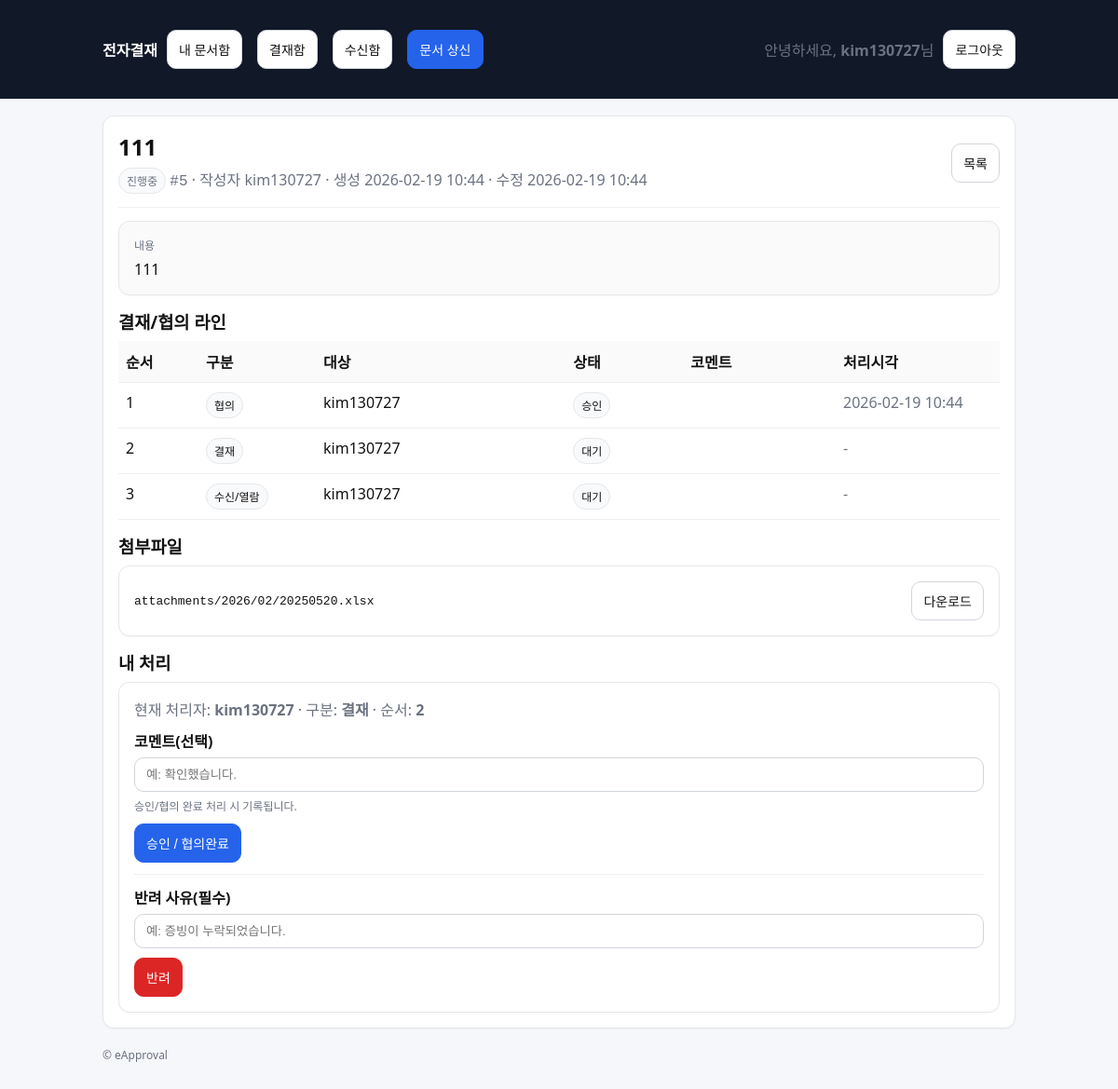
Screenshot of /approvals/5/ (signed in) with the database file from the repository.
### approvals/models.py (models this page shows, shortened)
class Document(models.Model):
    class Status(models.TextChoices):
        DRAFT = "DRAFT", "임시"
        SUBMITTED = "SUBMITTED", "상신"
        IN_PROGRESS = "IN_PROGRESS", "진행중"
        REJECTED = "REJECTED", "반려"
        COMPLETED = "COMPLETED", "완료"
    title = models.CharField(max_length=200)
    content = models.TextField(blank=True)
    created_by = models.ForeignKey(
        settings.AUTH_USER_MODEL, on_delete=models.PROTECT, related_name="docs_created"
    )
    status = models.CharField(max_length=20, choices=Status.choices, default=Status.DRAFT)
    current_line_order = models.PositiveIntegerField(default=1)
    created_at = models.DateTimeField(auto_now_add=True)
    updated_at = models.DateTimeField(auto_now=True)

class DocumentLine(models.Model):
    class Role(models.TextChoices):
        CONSULT = "CONSULT", "협의"
        APPROVE = "APPROVE", "결재"
        RECEIVE = "RECEIVE", "수신/열람"
    class Decision(models.TextChoices):
        PENDING = "PENDING", "대기"
        APPROVED = "APPROVED", "승인"
        REJECTED = "REJECTED", "반려"
        READ = "READ", "열람"
    document = models.ForeignKey(Document, on_delete=models.CASCADE, related_name="lines")
    role = models.CharField(max_length=10, choices=Role.choices)
    order = models.PositiveIntegerField()
    user = models.ForeignKey(settings.AUTH_USER_MODEL, on_delete=models.PROTECT)
    decision = models.CharField(max_length=10, choices=Decision.choices, default=Decision.PENDING)
    comment = models.CharField(max_length=300, blank=True)
    acted_at = models.DateTimeField(null=True, blank=True)
    class Meta:
        ordering = ["order", "id"]

class Attachment(models.Model):
    document = models.ForeignKey(Document, on_delete=models.CASCADE, related_name="attachments")
    file = models.FileField(upload_to=attachment_upload_to)
    uploaded_by = models.ForeignKey(settings.AUTH_USER_MODEL, on_delete=models.PROTECT)
    created_at = models.DateTimeField(auto_now_add=True)

### approvals/views.py (the view)
# urls.py: path("approvals/<int:doc_id>/", views.doc_detail, name="doc_detail"),
@login_required
def doc_detail(request, doc_id: int):
    doc = get_object_or_404(Document, id=doc_id)
    if not can_view_document(request.user, doc):
        raise Http404
    if doc.status == Document.Status.COMPLETED:
        mark_read(doc=doc, actor=request.user)
    current_line = doc.lines.filter(order=doc.current_line_order, decision="PENDING").first()
    can_act = bool(current_line) and (current_line.user_id == request.user.id or request.user.is_superuser)
    return render(
        request,
        "approvals/doc_detail.html",
        {"doc": doc, "current_line": current_line, "can_act": can_act},
    )

### approvals/permissions.py (called while the page is built, shortened)
def can_view_document(user, doc: Document) -> bool:
    if not user.is_authenticated:
        return False
    if user.is_superuser:
        return True

### templates/approvals/doc_detail.html (shortened to what this page needs)
{% extends "base.html" %}
{% block content %}
  <div class="card">
    <div class="row" style="justify-content:space-between;">
      <div>
        <h2 style="margin:0;">{{ doc.title }}</h2>
        <div class="muted" style="margin-top:6px;">
          <span class="badge">{{ doc.get_status_display }}</span>
          <span class="mono">#{{ doc.id }}</span>
          · 작성자 {{ doc.created_by.username }}
          · 생성 {{ doc.created_at|date:"Y-m-d H:i" }}
          · 수정 {{ doc.updated_at|date:"Y-m-d H:i" }}
        </div>
      </div>
      <div>
        <a class="btn" href="{% url 'approvals:doc_list' %}">목록</a>
      </div>
    </div>
    <hr style="border:none; border-top:1px solid #eee; margin:14px 0;">
    <div class="card" style="background:#fafafa;">
      <div class="muted" style="font-size:12px; margin-bottom:6px;">내용</div>
      <div style="white-space:pre-wrap;">{{ doc.content|default:"(내용 없음)" }}</div>
    </div>
    <div style="margin-top:14px;">
      <h3 style="margin:0 0 8px 0;">결재/협의 라인</h3>
      <table class="table">
        <thead>
          <tr>
            <th style="width:70px;">순서</th>
            <th style="width:110px;">구분</th>
            <th>대상</th>
            <th style="width:110px;">상태</th>
            <th>코멘트</th>
            <th style="width:160px;">처리시각</th>
          </tr>
        </thead>
        <tbody>
          {% for line in doc.lines.all %}
          <tr>
            <td>{{ line.order }}</td>
            <td><span class="badge">{{ line.get_role_display }}</span></td>
            <td>{{ line.user.username }}</td>
            <td><span class="badge">{{ line.get_decision_display }}</span></td>
            <td class="muted">{{ line.comment|default:"" }}</td>
            <td class="muted">
              {% if line.acted_at %}{{ line.acted_at|date:"Y-m-d H:i" }}{% else %}-{% endif %}
            </td>
          </tr>
          {% empty %}
          <tr><td colspan="6" class="muted">라인이 없습니다.</td></tr>
          {% endfor %}
        </tbody>
      </table>
    </div>
    <div style="margin-top:14px;">
      <h3 style="margin:0 0 8px 0;">첨부파일</h3>
      <div class="card">
        {% for att in doc.attachments.all %}
          <div class="row" style="justify-content:space-between;">
            <div class="mono" style="font-size:13px;">{{ att.file.name }}</div>
            <a class="btn" href="{% url 'approvals:attachment_download' att.id %}">다운로드</a>
          </div>
        {% empty %}
          <div class="muted">첨부파일이 없습니다.</div>
        {% endfor %}
      </div>
    </div>
    <div style="margin-top:14px;">
      <h3 style="margin:0 0 8px 0;">내 처리</h3>
      {% if can_act %}
        <div class="card">
          <div class="muted" style="margin-bottom:10px;">
            현재 처리자: <strong>{{ current_line.user.username }}</strong>
            · 구분: <strong>{{ current_line.get_role_display }}</strong>
            · 순서: <strong>{{ current_line.order }}</strong>
          </div>
          <form method="post" action="{% url 'approvals:act_approve' doc.id %}">
            <div class="field">
              <label for="comment_approve">코멘트(선택)</label>
              <input id="comment_approve" type="text" name="comment" placeholder="예: 확인했습니다." />
              <div class="help">승인/협의 완료 처리 시 기록됩니다.</div>
            </div>
            <button class="btn btn-primary" type="submit">승인 / 협의완료</button>
          </form>
          <hr style="border:none; border-top:1px solid #eee; margin:12px 0;">
          <form method="post" action="{% url 'approvals:act_reject' doc.id %}">
            <div class="field">
              <label for="comment_reject">반려 사유(필수)</label>
              <input id="comment_reject" type="text" name="comment" placeholder="예: 증빙이 누락되었습니다." required />
            </div>
            <button class="btn btn-danger" type="submit">반려</button>
          </form>
        </div>
      {% else %}
        <div class="card muted">
          현재 문서에 대해 처리할 권한(내 대기 라인)이 없습니다.
        </div>
      {% endif %}
    </div>
  </div>
{% endblock %}

### templates/base.html (shortened to what this page needs)
<!doctype html>
<html lang="ko">
<head>
</head>
<body>
  <header>
    <div class="wrap">
      <nav>
        <a href="{% url 'approvals:home' %}"><strong>전자결재</strong></a>
        <a class="btn" href="{% url 'approvals:doc_list' %}">내 문서함</a>
        <a class="btn" href="{% url 'approvals:inbox' %}">결재함</a>
        <a class="btn" href="{% url 'approvals:received' %}">수신함</a>
        <a class="btn btn-primary" href="{% url 'approvals:doc_create' %}">문서 상신</a>
        {% if user.is_authenticated %}
          <span class="muted">안녕하세요, <strong>{{ user.username }}</strong>님</span>
          <form method="post" action="{% url 'accounts:logout' %}" style="display:inline;">
            <button class="btn" type="submit">로그아웃</button>
          </form>
        {% else %}
          <a class="btn" href="{% url 'accounts:login' %}">로그인</a>
          <a class="btn btn-primary" href="{% url 'accounts:signup' %}">회원가입</a>
        {% endif %}
      </nav>
    </div>
  </header>
  <main class="wrap">
    {% block content %}{% endblock %}
    <footer class="muted">
      <div>© eApproval</div>
    </footer>
  </main>
</body>
</html>

### templates/base.html (style rules this page uses)
body { font-family: system-ui, -apple-system, Segoe UI, Roboto, "Noto Sans KR", Arial, sans-serif; margin:0; background:#f6f7fb; color:#111; }
header { background:#111827; color:#fff; padding:14px 18px; }
header a { color:#fff; text-decoration:none; }
.wrap { max-width: 980px; margin: 0 auto; padding: 18px; }
nav { display:flex; gap:10px; flex-wrap:wrap; align-items:center; }
.card { background:#fff; border:1px solid #e5e7eb; border-radius:12px; padding:16px; box-shadow: 0 1px 2px rgba(0,0,0,0.04); }
.btn { display:inline-block; padding:10px 12px; border-radius:10px; border:1px solid #d1d5db; background:#fff; text-decoration:none; color:#111; font-size:14px; }
.btn-primary { background:#2563eb; border-color:#2563eb; color:#fff; }
.btn-danger { background:#dc2626; border-color:#dc2626; color:#fff; }
.btn + .btn { margin-left: 6px; }
.muted { color:#6b7280; }
.mono { font-family: ui-monospace, SFMono-Regular, Menlo, Monaco, Consolas, "Liberation Mono", "Courier New", monospace; }
.table { width:100%; border-collapse: collapse; }
.table th, .table td { border-bottom:1px solid #eee; padding:10px 8px; text-align:left; vertical-align:top; }
.table th { background:#fafafa; font-weight:600; }
.badge { display:inline-block; padding:4px 8px; border-radius:999px; font-size:12px; border:1px solid #e5e7eb; background:#f9fafb; }
.row { display:flex; gap:10px; flex-wrap:wrap; align-items:center; }
.field { margin: 10px 0; }
label { display:block; font-weight:600; margin-bottom:6px; }
input[type="text"], input[type="password"], textarea, select { width: 100%; box-sizing:border-box; padding:10px 12px; border-radius:10px; border:1px solid #d1d5db; background:#fff; }
.help { font-size:12px; color:#6b7280; margin-top:6px; }
footer { padding: 20px 0; color:#6b7280; font-size:12px; }

### rows the page displays
Document: title "111", status "진행중", id "5", created_by.username "kim130727", created_at "2026-02-19 10:44", updated_at "2026-02-19 10:44", content "111"
DocumentLine: order "1", role "협의", user.username "kim130727", decision "승인", acted_at "2026-02-19 10:44"
DocumentLine: order "2", role "결재", user.username "kim130727", decision "대기"
DocumentLine: order "3", role "수신/열람", user.username "kim130727", decision "대기"
Attachment: file.name "attachments/2026/02/20250520.xlsx"

### other values shown
{{ user.username }} "kim130727"
